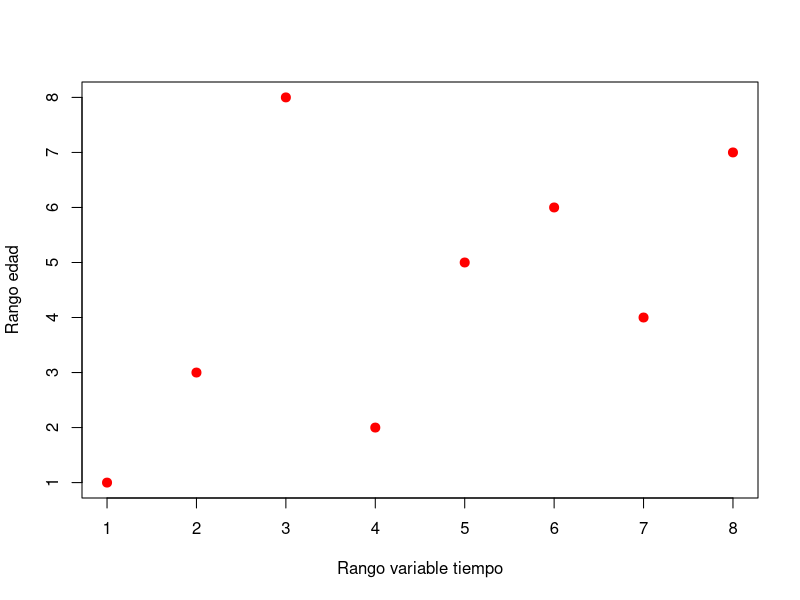
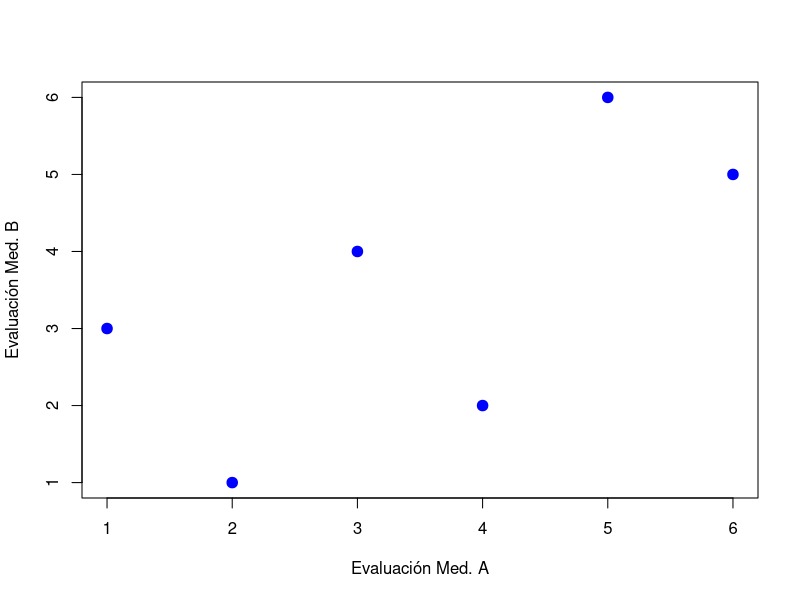

The R source for these figures, in order:
# Correlación Spearman

resp <- data.frame(
  Tiempo = c(12, 15, 17, 18, 20, 21, 22, 16),
  Edad   = c(14, 25, 20, 35, 45, 30, 60, 95)
)

# Crear rangos
resp$Rango_Tiempo <- rank(resp$Tiempo, ties.method = "first")
resp$Rango_Edad   <- rank(resp$Edad, ties.method = "first")

# Gráfica de rangos
plot(resp$Rango_Tiempo, resp$Rango_Edad,
     col = "red",
     pch = 19,
     cex = 1.2,
     xlab = "Rango variable tiempo",
     ylab = "Rango edad")

# Prueba de correlación Spearman
cor.test(resp$Rango_Tiempo, resp$Rango_Edad, method = "spearman")


# Tau de Kendall --------------------------------------------------------


tau <- data.frame(
  A = c(1, 2, 3, 4, 5, 6),
  B = c(3, 1, 4, 2, 6, 5)
)

# Correlación Kendall
cor.test(tau$A, tau$B, method = "kendall")

# Gráfica
plot(tau$A, tau$B,
     col = "blue",
     pch = 19,
     cex = 1.4,
     xlab = "Evaluación Med. A",
     ylab = "Evaluación Med. B") 
